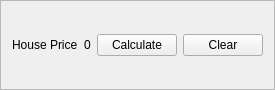
    <widget class="QFrame" name="Bottom_Frame">
     <property name="minimumSize">
      <size>
       <width>0</width>
       <height>0</height>
      </size>
     </property>
     <property name="maximumSize">
      <size>
       <width>1150</width>
       <height>90</height>
      </size>
     </property>
     <property name="layoutDirection">
      <enum>Qt::RightToLeft</enum>
     </property>
     <property name="frameShape">
      <enum>QFrame::StyledPanel</enum>
     </property>
     <property name="frameShadow">
      <enum>QFrame::Raised</enum>
     </property>
     <layout class="QHBoxLayout" name="horizontalLayout_5">
      <property name="spacing">
       <number>6</number>
      </property>
      <item>
       <widget class="QPushButton" name="clear">
        <property name="maximumSize">
         <size>
          <width>150</width>
          <height>16777215</height>
         </size>
        </property>
        <property name="text">
         <string>Clear</string>
        </property>
       </widget>
      </item>
      <item>
       <widget class="QPushButton" name="cal">
        <property name="maximumSize">
         <size>
          <width>150</width>
          <height>16777215</height>
         </size>
        </property>
        <property name="text">
         <string>Calculate</string>
        </property>
       </widget>
      </item>
      <item>
       <widget class="QLabel" name="out_price">
        <property name="text">
         <string>0</string>
        </property>
       </widget>
      </item>
      <item>
       <widget class="QLabel" name="label_4">
        <property name="maximumSize">
         <size>
          <width>100</width>
          <height>50</height>
         </size>
        </property>
        <property name="text">
         <string>House Price</string>
        </property>
       </widget>
      </item>
     </layout>
    </widget>
